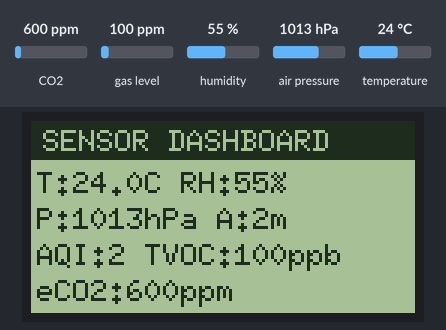
The sketch below on a simulated ESP32-C3. On the bench: 128×64 one-colour display. Inputs (shaded band) come from the test bench; at power-on: CO2 600 ppm, gas level 100 ppm, humidity 55 %, air pressure 1013 hPa, temperature 24 °C. What the sketch prints to the serial monitor is not drawn.

Above: at 2.9 s.
3.0 s: CO2 set to 452 ppm
At 4.8 s:
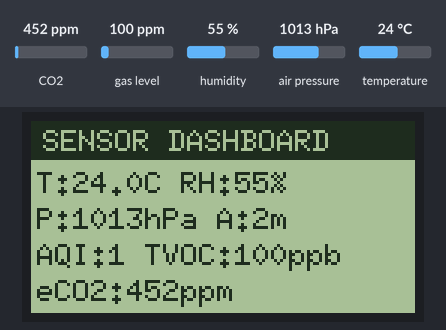
5.6 s: gas level set to 20 ppm
At 6.6 s:
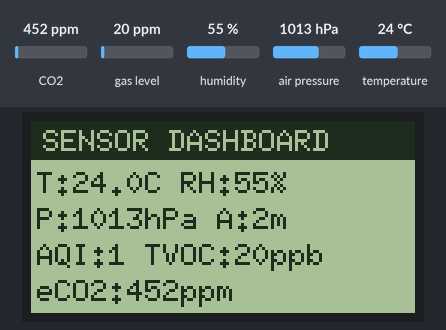
7.6 s: humidity set to 22 %
At 9.3 s:
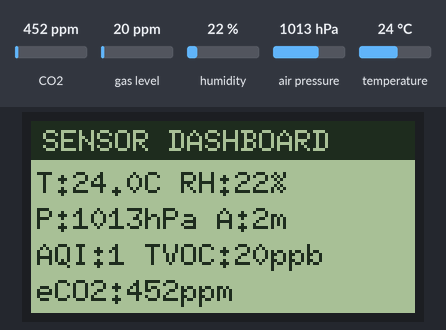
9.6 s: air pressure set to 952 hPa
At 11.3 s:
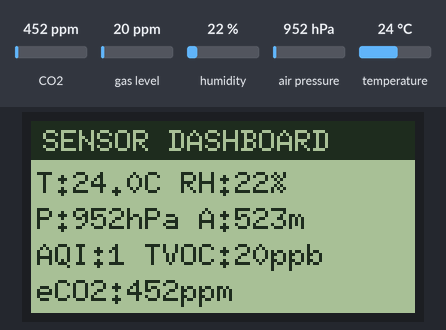
11.6 s: temperature set to 12 °C
At 13.2 s:
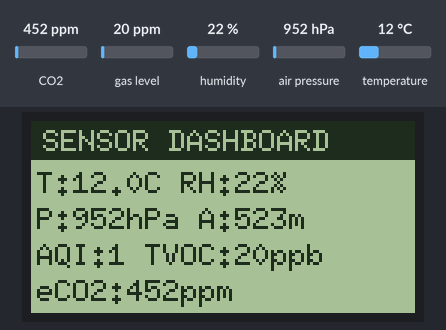
Timing chart, 0 to 14.6 s (numbered marks = the images above; inputs shaded):
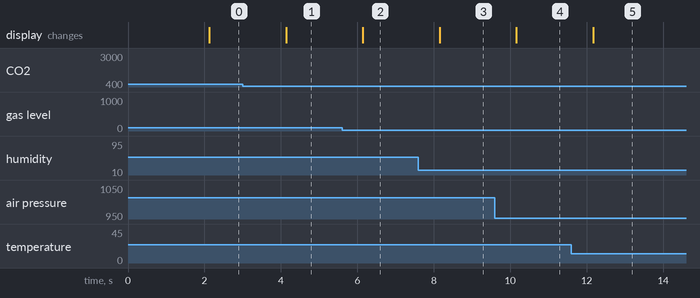

The sketch:

lcd12864_ens160-ath21_ath20-bmp280.ino
```cpp
// Sensor dashboard on a 128x64 ST7920 graphic LCD
//
// ENS160 (eCO2/TVOC/AQI) + AHT2x (temperature/humidity) + BMP280 (pressure/altitude)
// over I2C, rendered on an ST7920 128x64 LCD over hardware SPI.
//
// Board: ESP32C3 Dev Module
// USB CDC On Boot: Enabled
// Upload Mode: UART0/Hardware CDC
// USB Mode: Hardware CDC and JTAG
//
// Wiring (ESP32-C3):
//   I2C sensors: SDA -> GPIO8, SCL -> GPIO9 (ENS160, AHT2x, BMP280 all share this bus)
//   ST7920 LCD:  SCK -> GPIO6, MOSI -> GPIO7, CS -> GPIO5, RESET -> GPIO4 (hardware SPI,
//                PSB tied to GND to select serial mode; see display/lcd12864/lcd12864.ino)
//
// Only ONE AHT2x sensor is used: the AHT21/AHT20 is a fixed 0x38 I2C address with no
// address-select pin, so a second one cannot coexist on the same bus. Its temperature
// and humidity reading is shared between the ENS160 compensation input and the display.
//
// Required libraries:
//   - ENS160 - Adafruit Fork (ScioSense_ENS160)
//   - Adafruit AHTX0
//   - Adafruit BMP280
//   - U8g2

#include <Wire.h>
#include <SPI.h>
#include <U8g2lib.h>
#include <Adafruit_AHTX0.h>
#include <Adafruit_BMP280.h>
#include "ScioSense_ENS160.h"

// I2C pins for ESP32-C3 (default SDA=21/SCL=22 are unavailable on this board)
#define I2C_SDA 8
#define I2C_SCL 9

// ST7920 hardware SPI pins
#define LCD_SCK 6
#define LCD_MOSI 7
#define LCD_CS 5
#define LCD_RESET 4

// I2C addresses
#define ENS160_I2C_ADDR 0x53      // ENS160 defaults to 0x53 (sometimes 0x52)
#define BMP280_ADDR_PRIMARY 0x77
#define BMP280_ADDR_SECONDARY 0x76

const unsigned long SENSOR_INTERVAL = 2000; // Poll sensors every 2 seconds
const float SEA_LEVEL_HPA = 1013.25;        // Adjust to local sea-level pressure for accurate altitude

Adafruit_AHTX0 aht;
Adafruit_BMP280 bmp;
ScioSense_ENS160 ens160(ENS160_I2C_ADDR);
U8G2_ST7920_128X64_F_HW_SPI u8g2(U8G2_R0, /* CS=*/ LCD_CS, /* reset=*/ LCD_RESET);

unsigned long lastSensorRead = 0;

// Last known-good readings, held between polls so the display doesn't blank
// out on a transient I2C hiccup.
float tempC = 0, humidity = 0;
float pressureHPa = 0, altitudeM = 0;
uint8_t aqi = 0;
uint16_t tvoc = 0, eco2 = 0;
bool haveAirQuality = false;

void drawHeader(const char *title) {
  u8g2.drawBox(0, 0, 128, 13);
  u8g2.setDrawColor(0);
  u8g2.setFont(u8g2_font_6x10_tf);
  u8g2.drawStr(4, 10, title);
  u8g2.setDrawColor(1);
}

void drawDashboard() {
  drawHeader("SENSOR DASHBOARD");
  u8g2.setFont(u8g2_font_6x10_tf);

  // Font is 6px/char; keep each line under ~20 chars so it fits the 128px width.
  char line[24];
  snprintf(line, sizeof(line), "T:%.1fC RH:%.0f%%", tempC, humidity);
  u8g2.drawStr(2, 24, line);

  snprintf(line, sizeof(line), "P:%.0fhPa A:%.0fm", pressureHPa, altitudeM);
  u8g2.drawStr(2, 36, line);

  if (haveAirQuality) {
    snprintf(line, sizeof(line), "AQI:%d TVOC:%dppb", aqi, tvoc);
    u8g2.drawStr(2, 48, line);
    snprintf(line, sizeof(line), "eCO2:%dppm", eco2);
    u8g2.drawStr(2, 60, line);
  } else {
    u8g2.drawStr(2, 48, "Air quality: warming up");
  }
}

void readSensors() {
  sensors_event_t humidity_event, temp_event;
  if (!aht.getEvent(&humidity_event, &temp_event)) {
    Serial.println("WARNING: AHT2x read failed, keeping last reading.");
    return;
  }
  tempC = temp_event.temperature;
  humidity = humidity_event.relative_humidity;

  pressureHPa = bmp.readPressure() / 100.0F;
  altitudeM = bmp.readAltitude(SEA_LEVEL_HPA);

  // Feed environmental data to ENS160 for internal compensation
  ens160.set_envdata(tempC, humidity);

  // measure(false) polls the status register once instead of blocking until
  // new data is flagged, so a stalled sensor can't hang the loop.
  haveAirQuality = ens160.measure(false);
  if (haveAirQuality) {
    aqi = ens160.getAQI();
    tvoc = ens160.getTVOC();
    eco2 = ens160.geteCO2();
  }
}

void setup() {
  Serial.begin(115200);
  while (!Serial && millis() < 3000); // Wait for Serial Monitor, but don't hang forever without one

  Serial.println("\n--- ESP32-C3: ENS160 + AHT2x + BMP280 Dashboard ---");

  Wire.begin(I2C_SDA, I2C_SCL);

  if (!aht.begin(&Wire)) {
    Serial.println("ERROR: Could not find AHT2x sensor!");
    while (1) delay(100);
  }
  Serial.println("OK: AHT2x initialized successfully.");

  if (!bmp.begin(BMP280_ADDR_PRIMARY)) {
    Serial.println("Could not find BMP280 at 0x77, trying 0x76...");
    if (!bmp.begin(BMP280_ADDR_SECONDARY)) {
      Serial.println("ERROR: Could not find BMP280 sensor, check wiring!");
      while (1) delay(100);
    }
  }
  bmp.setSampling(Adafruit_BMP280::MODE_NORMAL,
                  Adafruit_BMP280::SAMPLING_X2,
                  Adafruit_BMP280::SAMPLING_X16,
                  Adafruit_BMP280::FILTER_X16,
                  Adafruit_BMP280::STANDBY_MS_500);
  Serial.println("OK: BMP280 initialized successfully.");

  if (!ens160.begin()) {
    Serial.println("ERROR: Could not find ENS160 sensor! Check address (0x53 or 0x52).");
    while (1) delay(100);
  }
  if (!ens160.setMode(ENS160_OPMODE_STD)) {
    Serial.println("WARNING: ENS160 setMode(STD) failed; readings may be stale.");
  }
  Serial.println("OK: ENS160 initialized successfully.");
  Serial.println("Note: Metal-oxide sensors require ~1 hour warm-up for peak accuracy.");

  SPI.begin(LCD_SCK, -1, LCD_MOSI, LCD_CS);
  u8g2.setBusClock(600000); // 600 kHz stable SPI speed
  u8g2.begin();
}

void loop() {
  if (millis() - lastSensorRead >= SENSOR_INTERVAL) {
    lastSensorRead = millis();
    readSensors();
  }

  u8g2.clearBuffer();
  drawDashboard();
  u8g2.sendBuffer();
}
```

Measured:
- after the input at 3.0 s, the display: changes after 1.1 s (image 1)
- after the input at 5.6 s, the display: changes after 0.55 s (image 2)
- after the input at 7.6 s, the display: changes after 0.55 s (image 3)
- after the input at 9.6 s, the display: changes after 0.56 s (image 4)
- after the input at 11.6 s, the display: changes after 0.57 s (image 5)
